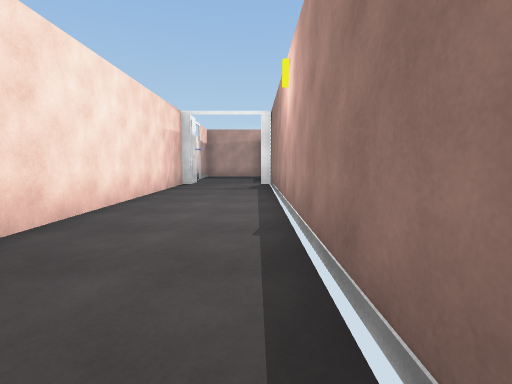
View 1 (above)

20 first-person views from a walk through a scene from a Unity 3-D project. The camera is 1.3 m above the floor, tilts 6° down and sees 85° across. Doors are open. The floor is counted in squares, 1.8 m on a side. Each view is taken from the middle of a square. On the plan, view 1 faces up. The plan holds only what a view shows up to about 10 squares ahead; the rest is blank. The player character is not drawn. Some surface patterns are stand-ins.

View 2
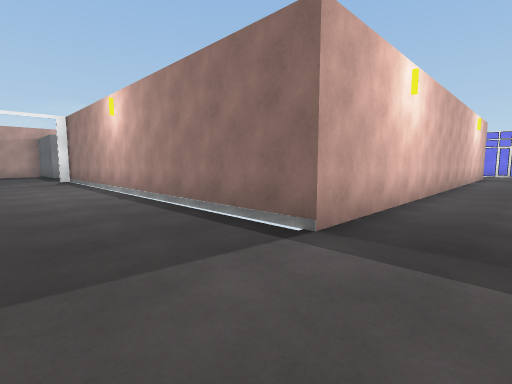

View 3
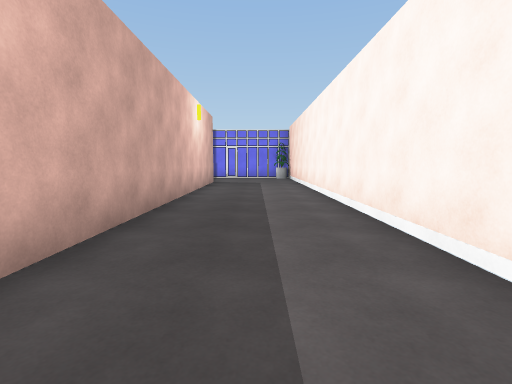

View 4
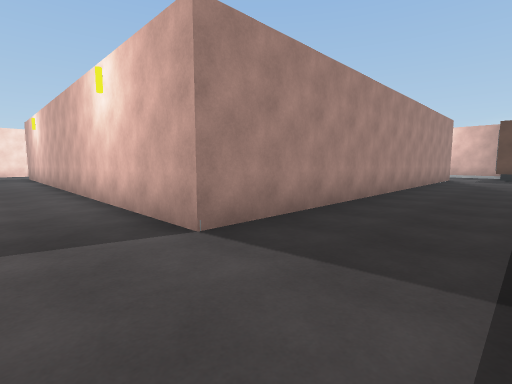

View 5
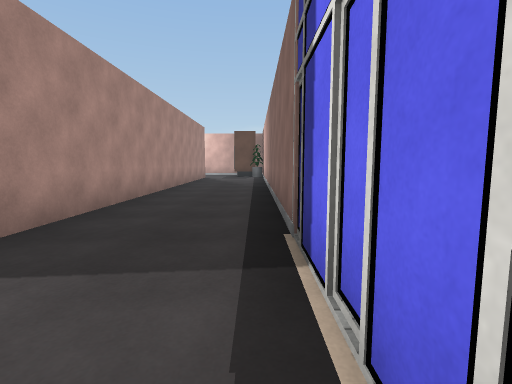

View 6
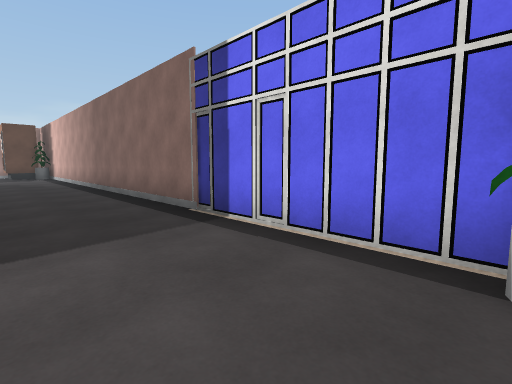

View 7
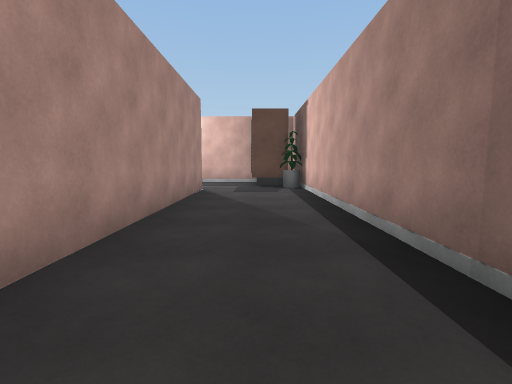

View 8
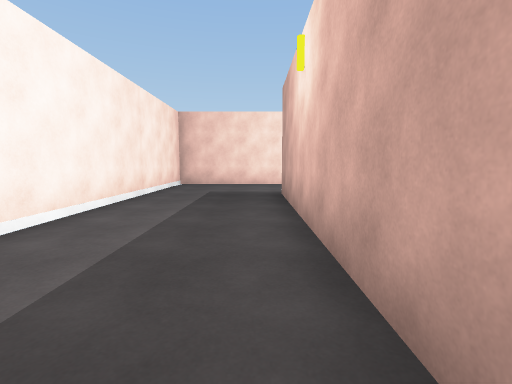

View 9
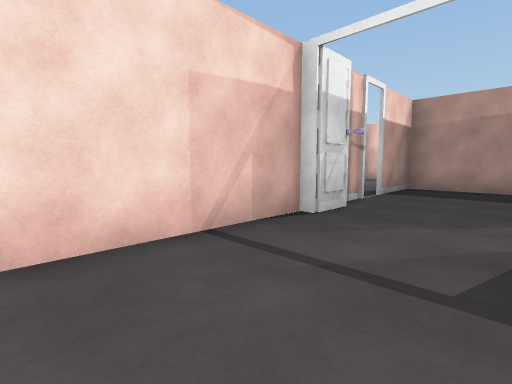

View 10
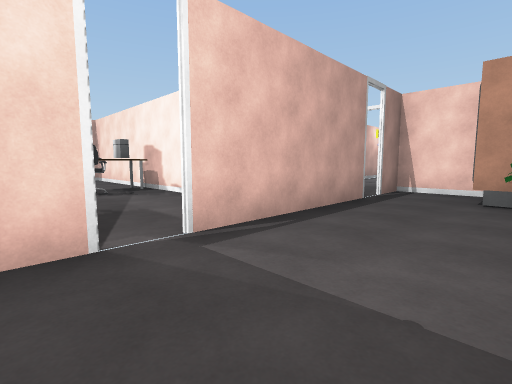

View 11
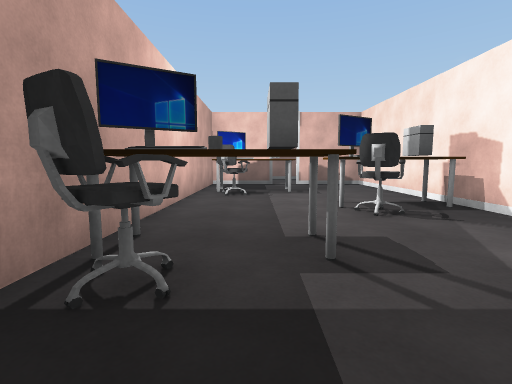

View 12
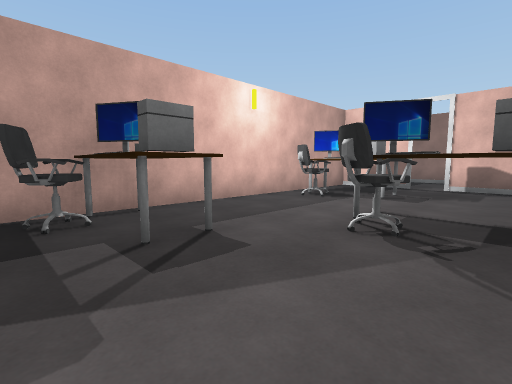

View 13
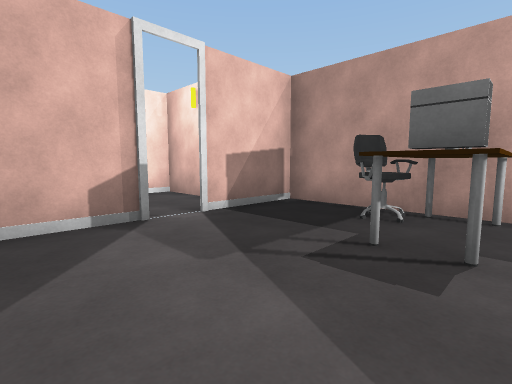

View 14
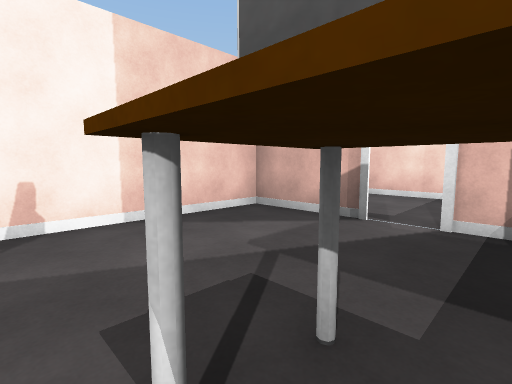

View 15
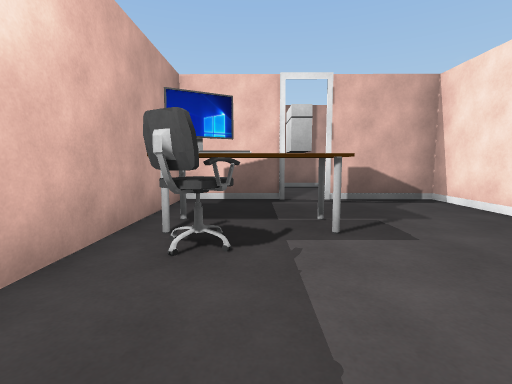

View 16
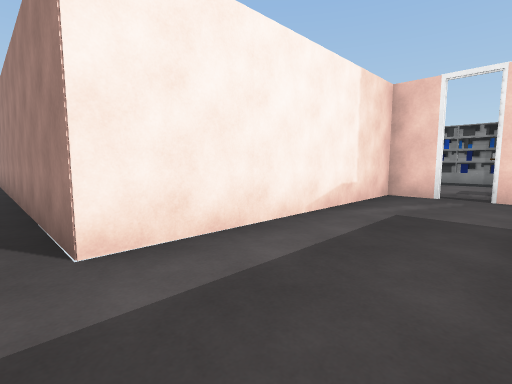

View 17
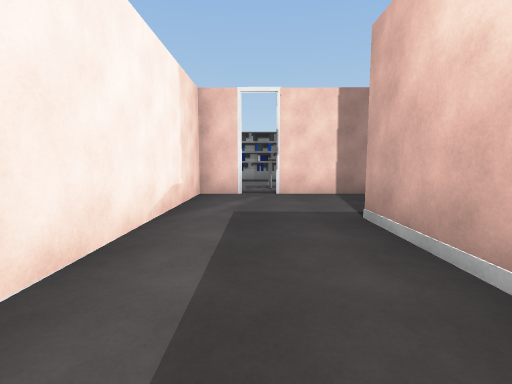

View 18
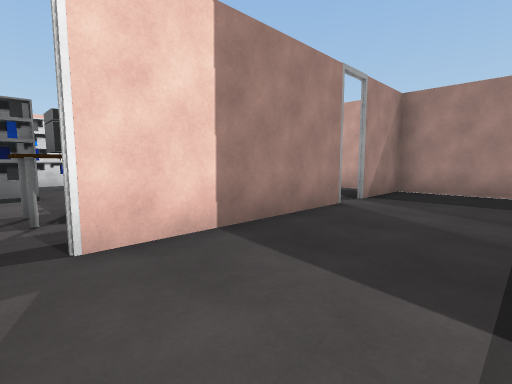

View 19
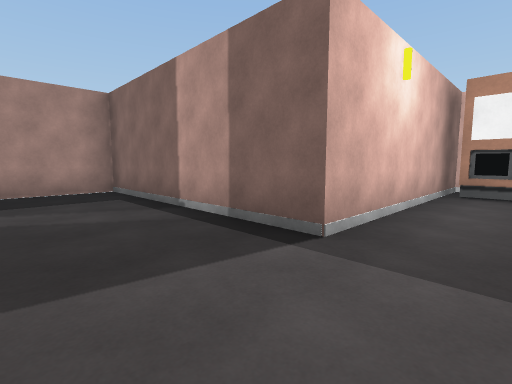

View 20
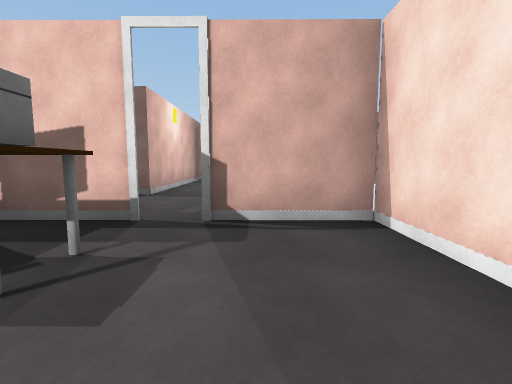

### Floor plan
Key: @ floor where view 1 was taken; # wall or solid block; x gap in a wall; . floor; D open door; ^ raised ledge; T thing the floor can be seen under or through; O other object.
Columns run from 6 left of view 1 to 17 right of it. Each row starts with its distance up from view 1.
 20    ###############
 19 ####..^...x^..#..#
 18 #..#..^...T^..#..#
 17 #...D....T.^.D...#
 16 #..#D...^.....#..#
 15 #..#.....^....#..#
 14  ..############..####
 13  ..#..#....^#D.......O#
 12  #..D.   #...D.......##
 11  O.#...  #...##.......##
 10   ##...O   ...######...#
  9    #...#    ###    #...#
  8    #...#           #...#
  7    #...#           #...#
  6    #...#           #...#
  5    #...#           #...#
  4    #...#           #...#
  3    #...#           #...#
  2     ...#           #...#
  1     ...#           #...#
  0     ..@#           #...#
 -1    #...#############...#
 -2    #...................#
 -3    #...................#
 -4    #..................##
 -5    #################

Where each view was taken, in squares from view 1:
view 1: 0 up, 0 right, facing up
view 2: 3 down, 2 left, facing up-right
view 3: 3 down, 3 right, facing right
view 4: 3 down, 16 right, facing up-left
view 5: 3 down, 16 right, facing up
view 6: 4 down, 14 right, facing up-right
view 7: 3 up, 15 right, facing up
view 8: 2 down, 7 right, facing left
view 9: 6 up, 0 right, facing up-left
view 10: 18 up, 5 left, facing down-right
view 11: 18 up, 2 left, facing right
view 12: 15 up, 1 left, facing up-right
view 13: 15 up, 1 right, facing up-left
view 14: 18 up, 1 right, facing down-left
view 15: 18 up, 2 right, facing right
view 16: 13 up, 14 right, facing down-left
view 17: 12 up, 14 right, facing left
view 18: 12 up, 10 right, facing up-left
view 19: 12 up, 8 right, facing up-right
view 20: 11 up, 4 right, facing right
